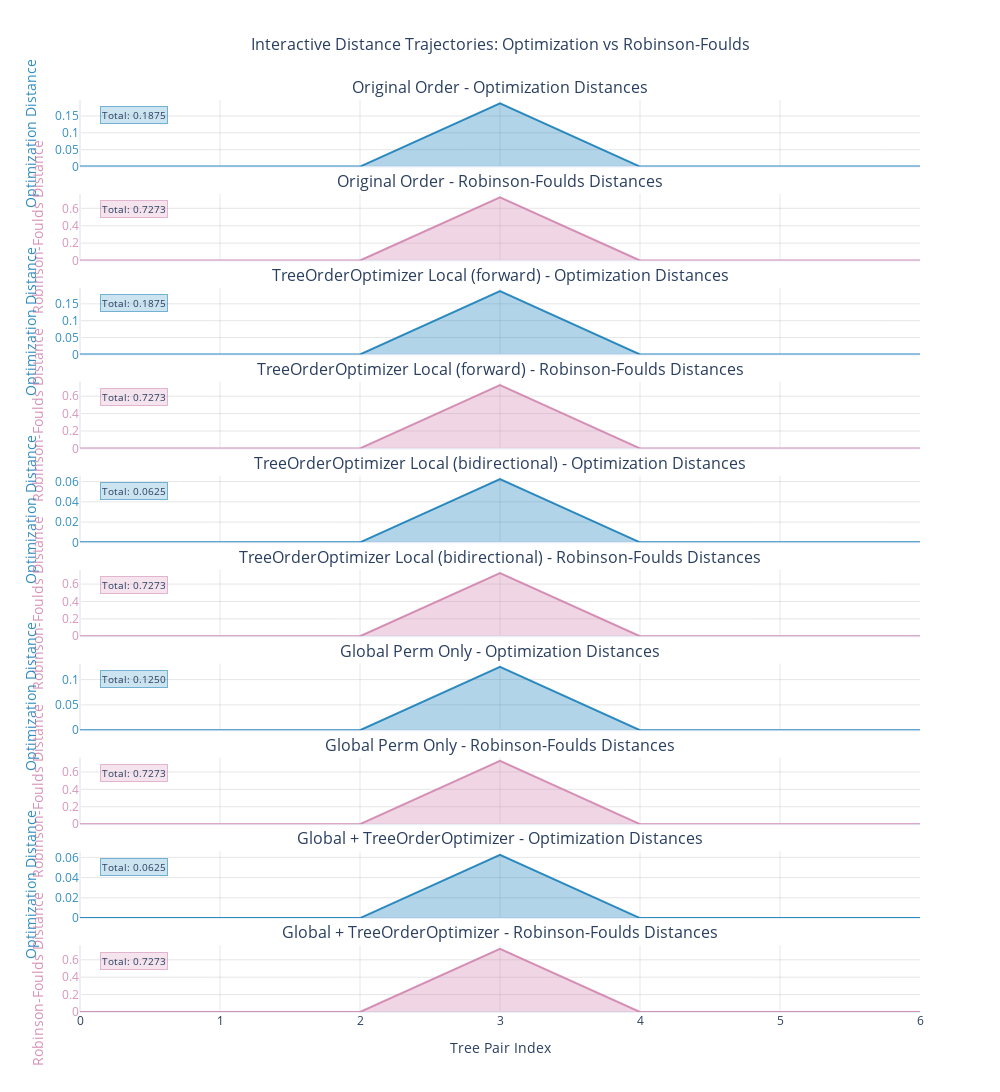
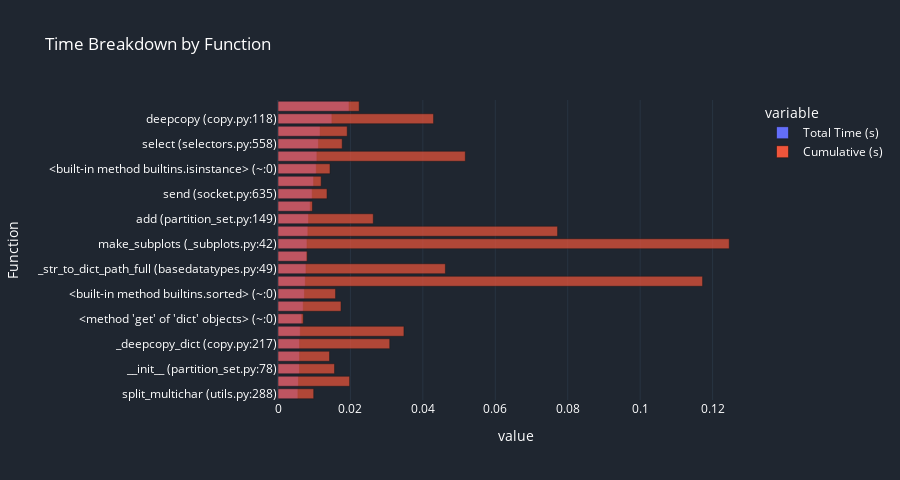
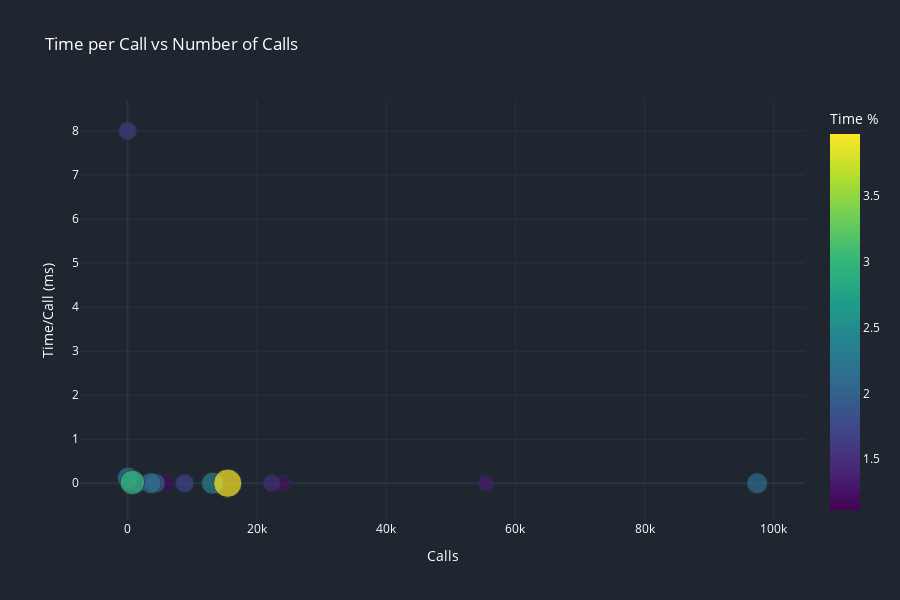
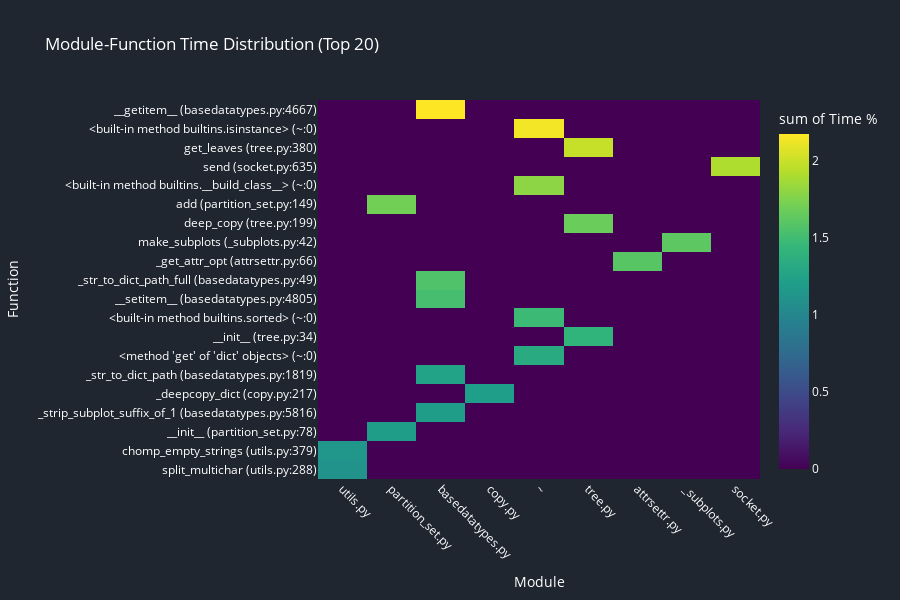

The cell these charts' notebook holds for them, in order:
### Code cell
file_path = "/Users/berksakalli/Projects/BranchArchitect/test/colouring/trees/sequence_trees/ripple_effect_test/ripple_effect.newick"

profile_and_visualize(
    filepath=file_path,
    bidirectional=True,
    n_iterations=20,
)

### Figure 1 — Plotly figure (JSON) as saved in the notebook; plotly's stock layout.template omitted (floating-point values rounded to 4 significant figures)
{"data": [{"fill": "tozeroy", "fillcolor": "rgba(0, 114, 178, 0.3)", "hovertemplate": "<b>Tree Pair: %{x}</b><br>Optimization Distance: %{y:.4f}<extra></extra>", "line": {"color": "rgba(0, 114, 178, 0.8)", "width": 2}, "mode": "lines", "name": "Original Order - Opt", "showlegend": false, "type": "scatter", "x": [0, 1, 2, 3, 4, 5, 6], "xaxis": "x", "y": [0, 0, 0, 0.1875, 0, 0, 0], "yaxis": "y"}, {"fill": "tozeroy", "fillcolor": "rgba(204, 121, 167, 0.3)", "hovertemplate": "<b>Tree Pair: %{x}</b><br>Robinson-Foulds Distance: %{y:.4f}<extra></extra>", "line": {"color": "rgba(204, 121, 167, 0.8)", "width": 2}, "mode": "lines", "name": "Original Order - RF", "showlegend": false, "type": "scatter", "x": [0, 1, 2, 3, 4, 5, 6], "xaxis": "x2", "y": [0, 0, 0, 0.7273, 0, 0, 0], "yaxis": "y2"}, {"fill": "tozeroy", "fillcolor": "rgba(0, 114, 178, 0.3)", "hovertemplate": "<b>Tree Pair: %{x}</b><br>Optimization Distance: %{y:.4f}<extra></extra>", "line": {"color": "rgba(0, 114, 178, 0.8)", "width": 2}, "mode": "lines", "name": "TreeOrderOptimizer Local (forward) - Opt", "showlegend": false, "type": "scatter", "x": [0, 1, 2, 3, 4, 5, 6], "xaxis": "x3", "y": [0, 0, 0, 0.1875, 0, 0, 0], "yaxis": "y3"}, {"fill": "tozeroy", "fillcolor": "rgba(204, 121, 167, 0.3)", "hovertemplate": "<b>Tree Pair: %{x}</b><br>Robinson-Foulds Distance: %{y:.4f}<extra></extra>", "line": {"color": "rgba(204, 121, 167, 0.8)", "width": 2}, "mode": "lines", "name": "TreeOrderOptimizer Local (forward) - RF", "showlegend": false, "type": "scatter", "x": [0, 1, 2, 3, 4, 5, 6], "xaxis": "x4", "y": [0, 0, 0, 0.7273, 0, 0, 0], "yaxis": "y4"}, {"fill": "tozeroy", "fillcolor": "rgba(0, 114, 178, 0.3)", "hovertemplate": "<b>Tree Pair: %{x}</b><br>Optimization Distance: %{y:.4f}<extra></extra>", "line": {"color": "rgba(0, 114, 178, 0.8)", "width": 2}, "mode": "lines", "name": "TreeOrderOptimizer Local (bidirectional) - Opt", "showlegend": false, "type": "scatter", "x": [0, 1, 2, 3, 4, 5, 6], "xaxis": "x5", "y": [0, 0, 0, 0.0625, 0, 0, 0], "yaxis": "y5"}, {"fill": "tozeroy", "fillcolor": "rgba(204, 121, 167, 0.3)", "hovertemplate": "<b>Tree Pair: %{x}</b><br>Robinson-Foulds Distance: %{y:.4f}<extra></extra>", "line": {"color": "rgba(204, 121, 167, 0.8)", "width": 2}, "mode": "lines", "name": "TreeOrderOptimizer Local (bidirectional) - RF", "showlegend": false, "type": "scatter", "x": [0, 1, 2, 3, 4, 5, 6], "xaxis": "x6", "y": [0, 0, 0, 0.7273, 0, 0, 0], "yaxis": "y6"}, {"fill": "tozeroy", "fillcolor": "rgba(0, 114, 178, 0.3)", "hovertemplate": "<b>Tree Pair: %{x}</b><br>Optimization Distance: %{y:.4f}<extra></extra>", "line": {"color": "rgba(0, 114, 178, 0.8)", "width": 2}, "mode": "lines", "name": "Global Perm Only - Opt", "showlegend": false, "type": "scatter", "x": [0, 1, 2, 3, 4, 5, 6], "xaxis": "x7", "y": [0, 0, 0, 0.125, 0, 0, 0], "yaxis": "y7"}, {"fill": "tozeroy", "fillcolor": "rgba(204, 121, 167, 0.3)", "hovertemplate": "<b>Tree Pair: %{x}</b><br>Robinson-Foulds Distance: %{y:.4f}<extra></extra>", "line": {"color": "rgba(204, 121, 167, 0.8)", "width": 2}, "mode": "lines", "name": "Global Perm Only - RF", "showlegend": false, "type": "scatter", "x": [0, 1, 2, 3, 4, 5, 6], "xaxis": "x8", "y": [0, 0, 0, 0.7273, 0, 0, 0], "yaxis": "y8"}, {"fill": "tozeroy", "fillcolor": "rgba(0, 114, 178, 0.3)", "hovertemplate": "<b>Tree Pair: %{x}</b><br>Optimization Distance: %{y:.4f}<extra></extra>", "line": {"color": "rgba(0, 114, 178, 0.8)", "width": 2}, "mode": "lines", "name": "Global + TreeOrderOptimizer - Opt", "showlegend": false, "type": "scatter", "x": [0, 1, 2, 3, 4, 5, 6], "xaxis": "x9", "y": [0, 0, 0, 0.0625, 0, 0, 0], "yaxis": "y9"}, {"fill": "tozeroy", "fillcolor": "rgba(204, 121, 167, 0.3)", "hovertemplate": "<b>Tree Pair: %{x}</b><br>Robinson-Foulds Distance: %{y:.4f}<extra></extra>", "line": {"color": "rgba(204, 121, 167, 0.8)", "width": 2}, "mode": "lines", "name": "Global + TreeOrderOptimizer - RF", "showlegend": false, "type": "scatter", "x": [0, 1, 2, 3, 4, 5, 6], "xaxis": "x10", "y": [0, 0, 0, 0.7273, 0, 0, 0], "yaxis": "y10"}], "layout": {"annotations": [{"font": {"size": 16}, "showarrow": false, "text": "Original Order - Optimization Distances", "x": 0.5, "xanchor": "center", "xref": "paper", "y": 1.0, "yanchor": "bottom", "yref": "paper"}, {"font": {"size": 16}, "showarrow": false, "text": "Original Order - Robinson-Foulds Distances", "x": 0.5, "xanchor": "center", "xref": "paper", "y": 0.897, "yanchor": "bottom", "yref": "paper"}, {"font": {"size": 16}, "showarrow": false, "text": "TreeOrderOptimizer Local (forward) - Optimization Distances", "x": 0.5, "xanchor": "center", "xref": "paper", "y": 0.794, "yanchor": "bottom", "yref": "paper"}, {"font": {"size": 16}, "showarrow": false, "text": "TreeOrderOptimizer Local (forward) - Robinson-Foulds Distances", "x": 0.5, "xanchor": "center", "xref": "paper", "y": 0.691, "yanchor": "bottom", "yref": "paper"}, {"font": {"size": 16}, "showarrow": false, "text": "TreeOrderOptimizer Local (bidirectional) - Optimization Distances", "x": 0.5, "xanchor": "center", "xref": "paper", "y": 0.588, "yanchor": "bottom", "yref": "paper"}, {"font": {"size": 16}, "showarrow": false, "text": "TreeOrderOptimizer Local (bidirectional) - Robinson-Foulds Distances", "x": 0.5, "xanchor": "center", "xref": "paper", "y": 0.485, "yanchor": "bottom", "yref": "paper"}, {"font": {"size": 16}, "showarrow": false, "text": "Global Perm Only - Optimization Distances", "x": 0.5, "xanchor": "center", "xref": "paper", "y": 0.382, "yanchor": "bottom", "yref": "paper"}, {"font": {"size": 16}, "showarrow": false, "text": "Global Perm Only - Robinson-Foulds Distances", "x": 0.5, "xanchor": "center", "xref": "paper", "y": 0.279, "yanchor": "bottom", "yref": "paper"}, {"font": {"size": 16}, "showarrow": false, "text": "Global + TreeOrderOptimizer - Optimization Distances", "x": 0.5, "xanchor": "center", "xref": "paper", "y": 0.176, "yanchor": "bottom", "yref": "paper"}, {"font": {"size": 16}, "showarrow": false, "text": "Global + TreeOrderOptimizer - Robinson-Foulds Distances", "x": 0.5, "xanchor": "center", "xref": "paper", "y": 0.073, "yanchor": "bottom", "yref": "paper"}, {"bgcolor": "rgba(0, 114, 178, 0.2)", "bordercolor": "rgba(0, 114, 178, 0.5)", "borderwidth": 1, "font": {"size": 10}, "showarrow": false, "text": "Total: 0.1875", "x": 0.14, "xanchor": "left", "xref": "x", "y": 0.1781, "yanchor": "top", "yref": "y"}, {"bgcolor": "rgba(204, 121, 167, 0.2)", "bordercolor": "rgba(204, 121, 167, 0.5)", "borderwidth": 1, "font": {"size": 10}, "showarrow": false, "text": "Total: 0.7273", "x": 0.14, "xanchor": "left", "xref": "x2", "y": 0.6909, "yanchor": "top", "yref": "y2"}, {"bgcolor": "rgba(0, 114, 178, 0.2)", "bordercolor": "rgba(0, 114, 178, 0.5)", "borderwidth": 1, "font": {"size": 10}, "showarrow": false, "text": "Total: 0.1875", "x": 0.14, "xanchor": "left", "xref": "x3", "y": 0.1781, "yanchor": "top", "yref": "y3"}, {"bgcolor": "rgba(204, 121, 167, 0.2)", "bordercolor": "rgba(204, 121, 167, 0.5)", "borderwidth": 1, "font": {"size": 10}, "showarrow": false, "text": "Total: 0.7273", "x": 0.14, "xanchor": "left", "xref": "x4", "y": 0.6909, "yanchor": "top", "yref": "y4"}, {"bgcolor": "rgba(0, 114, 178, 0.2)", "bordercolor": "rgba(0, 114, 178, 0.5)", "borderwidth": 1, "font": {"size": 10}, "showarrow": false, "text": "Total: 0.0625", "x": 0.14, "xanchor": "left", "xref": "x5", "y": 0.05937, "yanchor": "top", "yref": "y5"}, {"bgcolor": "rgba(204, 121, 167, 0.2)", "bordercolor": "rgba(204, 121, 167, 0.5)", "borderwidth": 1, "font": {"size": 10}, "showarrow": false, "text": "Total: 0.7273", "x": 0.14, "xanchor": "left", "xref": "x6", "y": 0.6909, "yanchor": "top", "yref": "y6"}, {"bgcolor": "rgba(0, 114, 178, 0.2)", "bordercolor": "rgba(0, 114, 178, 0.5)", "borderwidth": 1, "font": {"size": 10}, "showarrow": false, "text": "Total: 0.1250", "x": 0.14, "xanchor": "left", "xref": "x7", "y": 0.1187, "yanchor": "top", "yref": "y7"}, {"bgcolor": "rgba(204, 121, 167, 0.2)", "bordercolor": "rgba(204, 121, 167, 0.5)", "borderwidth": 1, "font": {"size": 10}, "showarrow": false, "text": "Total: 0.7273", "x": 0.14, "xanchor": "left", "xref": "x8", "y": 0.6909, "yanchor": "top", "yref": "y8"}, {"bgcolor": "rgba(0, 114, 178, 0.2)", "bordercolor": "rgba(0, 114, 178, 0.5)", "borderwidth": 1, "font": {"size": 10}, "showarrow": false, "text": "Total: 0.0625", "x": 0.14, "xanchor": "left", "xref": "x9", "y": 0.05937, "yanchor": "top", "yref": "y9"}, {"bgcolor": "rgba(204, 121, 167, 0.2)", "bordercolor": "rgba(204, 121, 167, 0.5)", "borderwidth": 1, "font": {"size": 10}, "showarrow": false, "text": "Total: 0.7273", "x": 0.14, "xanchor": "left", "xref": "x10", "y": 0.6909, "yanchor": "top", "yref": "y10"}], "height": 2400, "showlegend": false, "title": {"font": {"size": 16}, "text": "Interactive Distance Trajectories: Optimization vs Robinson-Foulds", "x": 0.5}, "width": 1000, "xaxis": {"anchor": "y", "domain": [0, 1], "gridcolor": "rgba(128, 128, 128, 0.2)", "gridwidth": 1, "matches": "x10", "showgrid": true, "showticklabels": false}, "xaxis10": {"anchor": "y10", "domain": [0, 1], "gridcolor": "rgba(128, 128, 128, 0.2)", "gridwidth": 1, "showgrid": true, "title": {"text": "Tree Pair Index"}}, "xaxis2": {"anchor": "y2", "domain": [0, 1], "gridcolor": "rgba(128, 128, 128, 0.2)", "gridwidth": 1, "matches": "x10", "showgrid": true, "showticklabels": false}, "xaxis3": {"anchor": "y3", "domain": [0, 1], "gridcolor": "rgba(128, 128, 128, 0.2)", "gridwidth": 1, "matches": "x10", "showgrid": true, "showticklabels": false}, "xaxis4": {"anchor": "y4", "domain": [0, 1], "gridcolor": "rgba(128, 128, 128, 0.2)", "gridwidth": 1, "matches": "x10", "showgrid": true, "showticklabels": false}, "xaxis5": {"anchor": "y5", "domain": [0, 1], "gridcolor": "rgba(128, 128, 128, 0.2)", "gridwidth": 1, "matches": "x10", "showgrid": true, "showticklabels": false}, "xaxis6": {"anchor": "y6", "domain": [0, 1], "gridcolor": "rgba(128, 128, 128, 0.2)", "gridwidth": 1, "matches": "x10", "showgrid": true, "showticklabels": false}, "xaxis7": {"anchor": "y7", "domain": [0, 1], "gridcolor": "rgba(128, 128, 128, 0.2)", "gridwidth": 1, "matches": "x10", "showgrid": true, "showticklabels": false}, "xaxis8": {"anchor": "y8", "domain": [0, 1], "gridcolor": "rgba(128, 128, 128, 0.2)", "gridwidth": 1, "matches": "x10", "showgrid": true, "showticklabels": false}, "xaxis9": {"anchor": "y9", "domain": [0, 1], "gridcolor": "rgba(128, 128, 128, 0.2)", "gridwidth": 1, "matches": "x10", "showgrid": true, "showticklabels": false}, "yaxis": {"anchor": "x", "domain": [0.927, 1.0], "gridcolor": "rgba(128, 128, 128, 0.2)", "gridwidth": 1, "showgrid": true, "tickfont": {"color": "rgba(0, 114, 178, 0.8)"}, "title": {"font": {"color": "rgba(0, 114, 178, 0.8)"}, "text": "Optimization Distance"}}, "yaxis10": {"anchor": "x10", "domain": [0, 0.073], "gridcolor": "rgba(128, 128, 128, 0.2)", "gridwidth": 1, "showgrid": true, "tickfont": {"color": "rgba(204, 121, 167, 0.8)"}, "title": {"font": {"color": "rgba(204, 121, 167, 0.8)"}, "text": "Robinson-Foulds Distance"}}, "yaxis2": {"anchor": "x2", "domain": [0.824, 0.897], "gridcolor": "rgba(128, 128, 128, 0.2)", "gridwidth": 1, "showgrid": true, "tickfont": {"color": "rgba(204, 121, 167, 0.8)"}, "title": {"font": {"color": "rgba(204, 121, 167, 0.8)"}, "text": "Robinson-Foulds Distance"}}, "yaxis3": {"anchor": "x3", "domain": [0.721, 0.794], "gridcolor": "rgba(128, 128, 128, 0.2)", "gridwidth": 1, "showgrid": true, "tickfont": {"color": "rgba(0, 114, 178, 0.8)"}, "title": {"font": {"color": "rgba(0, 114, 178, 0.8)"}, "text": "Optimization Distance"}}, "yaxis4": {"anchor": "x4", "domain": [0.618, 0.691], "gridcolor": "rgba(128, 128, 128, 0.2)", "gridwidth": 1, "showgrid": true, "tickfont": {"color": "rgba(204, 121, 167, 0.8)"}, "title": {"font": {"color": "rgba(204, 121, 167, 0.8)"}, "text": "Robinson-Foulds Distance"}}, "yaxis5": {"anchor": "x5", "domain": [0.515, 0.588], "gridcolor": "rgba(128, 128, 128, 0.2)", "gridwidth": 1, "showgrid": true, "tickfont": {"color": "rgba(0, 114, 178, 0.8)"}, "title": {"font": {"color": "rgba(0, 114, 178, 0.8)"}, "text": "Optimization Distance"}}, "yaxis6": {"anchor": "x6", "domain": [0.412, 0.485], "gridcolor": "rgba(128, 128, 128, 0.2)", "gridwidth": 1, "showgrid": true, "tickfont": {"color": "rgba(204, 121, 167, 0.8)"}, "title": {"font": {"color": "rgba(204, 121, 167, 0.8)"}, "text": "Robinson-Foulds Distance"}}, "yaxis7": {"anchor": "x7", "domain": [0.309, 0.382], "gridcolor": "rgba(128, 128, 128, 0.2)", "gridwidth": 1, "showgrid": true, "tickfont": {"color": "rgba(0, 114, 178, 0.8)"}, "title": {"font": {"color": "rgba(0, 114, 178, 0.8)"}, "text": "Optimization Distance"}}, "yaxis8": {"anchor": "x8", "domain": [0.206, 0.279], "gridcolor": "rgba(128, 128, 128, 0.2)", "gridwidth": 1, "showgrid": true, "tickfont": {"color": "rgba(204, 121, 167, 0.8)"}, "title": {"font": {"color": "rgba(204, 121, 167, 0.8)"}, "text": "Robinson-Foulds Distance"}}, "yaxis9": {"anchor": "x9", "domain": [0.103, 0.176], "gridcolor": "rgba(128, 128, 128, 0.2)", "gridwidth": 1, "showgrid": true, "tickfont": {"color": "rgba(0, 114, 178, 0.8)"}, "title": {"font": {"color": "rgba(0, 114, 178, 0.8)"}, "text": "Optimization Distance"}}}}

### Figure 2 — Plotly figure (JSON) as saved in the notebook; plotly's stock layout.template omitted (floating-point values rounded to 4 significant figures)
{"data": [{"alignmentgroup": "True", "hovertemplate": "variable=Total Time (s)<br>value=%{x}<br>Function=%{y}<extra></extra>", "legendgroup": "Total Time (s)", "marker": {"color": "#636efa", "opacity": 0.7, "pattern": {"shape": ""}}, "name": "Total Time (s)", "offsetgroup": "Total Time (s)", "orientation": "h", "showlegend": true, "textposition": "auto", "type": "bar", "x": [0.005498, 0.005643, 0.005926, 0.005944, 0.005947, 0.006146, 0.006546, 0.006969, 0.007303, 0.007538, 0.007721, 0.007899, 0.008, 0.008243, 0.008428, 0.008879, 0.009439, 0.009824, 0.01057, 0.01074, 0.01117, 0.01163, 0.01488, 0.01961], "xaxis": "x", "y": ["split_multichar (utils.py:288)", "chomp_empty_strings (utils.py:379)", "__init__ (partition_set.py:78)", "_strip_subplot_suffix_of_1 (basedatatypes.py:5816)", "_deepcopy_dict (copy.py:217)", "_str_to_dict_path (basedatatypes.py:1819)", "<method 'get' of 'dict' objects> (~:0)", "__init__ (tree.py:34)", "<built-in method builtins.sorted> (~:0)", "__setitem__ (basedatatypes.py:4805)", "_str_to_dict_path_full (basedatatypes.py:49)", "_get_attr_opt (attrsettr.py:66)", "make_subplots (_subplots.py:42)", "deep_copy (tree.py:199)", "add (partition_set.py:149)", "<built-in method builtins.__build_class__> (~:0)", "send (socket.py:635)", "get_leaves (tree.py:380)", "<built-in method builtins.isinstance> (~:0)", "__getitem__ (basedatatypes.py:4667)", "select (selectors.py:558)", "_get_validator (basedatatypes.py:4335)", "deepcopy (copy.py:118)", "__init__ (partition.py:10)"], "yaxis": "y"}, {"alignmentgroup": "True", "hovertemplate": "variable=Cumulative (s)<br>value=%{x}<br>Function=%{y}<extra></extra>", "legendgroup": "Cumulative (s)", "marker": {"color": "#EF553B", "opacity": 0.7, "pattern": {"shape": ""}}, "name": "Cumulative (s)", "offsetgroup": "Cumulative (s)", "orientation": "h", "showlegend": true, "textposition": "auto", "type": "bar", "x": [0.009862, 0.01978, 0.01562, 0.01423, 0.03086, 0.03478, 0.00698, 0.01741, 0.0159, 0.1172, 0.04622, 0.00807, 0.1246, 0.0772, 0.02631, 0.00951, 0.01354, 0.01193, 0.01437, 0.05173, 0.01773, 0.01911, 0.04296, 0.02242], "xaxis": "x", "y": ["split_multichar (utils.py:288)", "chomp_empty_strings (utils.py:379)", "__init__ (partition_set.py:78)", "_strip_subplot_suffix_of_1 (basedatatypes.py:5816)", "_deepcopy_dict (copy.py:217)", "_str_to_dict_path (basedatatypes.py:1819)", "<method 'get' of 'dict' objects> (~:0)", "__init__ (tree.py:34)", "<built-in method builtins.sorted> (~:0)", "__setitem__ (basedatatypes.py:4805)", "_str_to_dict_path_full (basedatatypes.py:49)", "_get_attr_opt (attrsettr.py:66)", "make_subplots (_subplots.py:42)", "deep_copy (tree.py:199)", "add (partition_set.py:149)", "<built-in method builtins.__build_class__> (~:0)", "send (socket.py:635)", "get_leaves (tree.py:380)", "<built-in method builtins.isinstance> (~:0)", "__getitem__ (basedatatypes.py:4667)", "select (selectors.py:558)", "_get_validator (basedatatypes.py:4335)", "deepcopy (copy.py:118)", "__init__ (partition.py:10)"], "yaxis": "y"}], "layout": {"barmode": "overlay", "font": {"color": "#ffffff"}, "height": 480, "legend": {"title": {"text": "variable"}, "tracegroupgap": 0}, "paper_bgcolor": "#1f2630", "plot_bgcolor": "#1f2630", "title": {"text": "Time Breakdown by Function"}, "xaxis": {"anchor": "y", "domain": [0, 1], "title": {"text": "value"}}, "yaxis": {"anchor": "x", "domain": [0, 1], "title": {"text": "Function"}}}}

### Figure 3 — Plotly figure (JSON) as saved in the notebook; plotly's stock layout.template omitted (floating-point values rounded to 4 significant figures)
{"data": [{"customdata": [["split_multichar (utils.py:288)"], ["chomp_empty_strings (utils.py:379)"], ["__init__ (partition_set.py:78)"], ["_strip_subplot_suffix_of_1 (basedatatypes.py:5816)"], ["_deepcopy_dict (copy.py:217)"], ["_str_to_dict_path (basedatatypes.py:1819)"], ["<method 'get' of 'dict' objects> (~:0)"], ["__init__ (tree.py:34)"], ["<built-in method builtins.sorted> (~:0)"], ["__setitem__ (basedatatypes.py:4805)"], ["_str_to_dict_path_full (basedatatypes.py:49)"], ["_get_attr_opt (attrsettr.py:66)"], ["make_subplots (_subplots.py:42)"], ["deep_copy (tree.py:199)"], ["add (partition_set.py:149)"], ["<built-in method builtins.__build_class__> (~:0)"], ["send (socket.py:635)"], ["get_leaves (tree.py:380)"], ["<built-in method builtins.isinstance> (~:0)"], ["__getitem__ (basedatatypes.py:4667)"], ["select (selectors.py:558)"], ["_get_validator (basedatatypes.py:4335)"], ["deepcopy (copy.py:118)"], ["__init__ (partition.py:10)"]], "hovertemplate": "Calls=%{x}<br>Time/Call (ms)=%{y}<br>Total Time (s)=%{marker.size}<br>Function=%{customdata[0]}<br>Time %=%{marker.color}<extra></extra>", "legendgroup": "", "marker": {"color": [1.114, 1.143, 1.201, 1.204, 1.205, 1.245, 1.326, 1.412, 1.48, 1.527, 1.564, 1.6, 1.621, 1.67, 1.707, 1.799, 1.913, 1.99, 2.141, 2.176, 2.263, 2.356, 3.015, 3.973], "coloraxis": "coloraxis", "size": [0.005498, 0.005643, 0.005926, 0.005944, 0.005947, 0.006146, 0.006546, 0.006969, 0.007303, 0.007538, 0.007721, 0.007899, 0.008, 0.008243, 0.008428, 0.008879, 0.009439, 0.009824, 0.01057, 0.01074, 0.01117, 0.01163, 0.01488, 0.01961], "sizemode": "area", "sizeref": 4.903e-05, "symbol": "circle"}, "mode": "markers", "name": "", "orientation": "v", "showlegend": false, "type": "scatter", "x": [2550, 1593, 2666, 6016, 847, 24029, 55436, 4500, 22323, 565, 1208, 172, 1, 292, 8848, 1593, 200, 4200, 97415, 3595, 92, 13119, 737, 15490], "xaxis": "x", "y": [0.002156, 0.003542, 0.002223, 0.000988, 0.007022, 0.0002558, 0.0001181, 0.001549, 0.0003272, 0.01334, 0.006391, 0.04593, 8.0, 0.02823, 0.0009525, 0.005574, 0.0472, 0.002339, 0.0001085, 0.002988, 0.1214, 0.0008864, 0.02019, 0.001266], "yaxis": "y"}], "layout": {"coloraxis": {"colorbar": {"title": {"text": "Time %"}}, "colorscale": [[0, "#440154"], [0.1111, "#482878"], [0.2222, "#3e4989"], [0.3333, "#31688e"], [0.4444, "#26828e"], [0.5556, "#1f9e89"], [0.6667, "#35b779"], [0.7778, "#6ece58"], [0.8889, "#b5de2b"], [1, "#fde725"]]}, "font": {"color": "#ffffff"}, "height": 600, "legend": {"itemsizing": "constant", "tracegroupgap": 0}, "paper_bgcolor": "#1f2630", "plot_bgcolor": "#1f2630", "title": {"text": "Time per Call vs Number of Calls"}, "xaxis": {"anchor": "y", "domain": [0, 1], "title": {"text": "Calls"}}, "yaxis": {"anchor": "x", "domain": [0, 1], "title": {"text": "Time/Call (ms)"}}}}

### Figure 4 — Plotly figure (JSON) as saved in the notebook; plotly's stock layout.template omitted (floating-point values rounded to 4 significant figures)
{"data": [{"coloraxis": "coloraxis", "histfunc": "sum", "hovertemplate": "Module=%{x}<br>Function=%{y}<br>sum of Time %=%{z}<extra></extra>", "name": "", "type": "histogram2d", "x": ["utils.py", "utils.py", "partition_set.py", "basedatatypes.py", "copy.py", "basedatatypes.py", "~", "tree.py", "~", "basedatatypes.py", "basedatatypes.py", "attrsettr.py", "_subplots.py", "tree.py", "partition_set.py", "~", "socket.py", "tree.py", "~", "basedatatypes.py"], "xaxis": "x", "xbingroup": "x", "y": ["split_multichar (utils.py:288)", "chomp_empty_strings (utils.py:379)", "__init__ (partition_set.py:78)", "_strip_subplot_suffix_of_1 (basedatatypes.py:5816)", "_deepcopy_dict (copy.py:217)", "_str_to_dict_path (basedatatypes.py:1819)", "<method 'get' of 'dict' objects> (~:0)", "__init__ (tree.py:34)", "<built-in method builtins.sorted> (~:0)", "__setitem__ (basedatatypes.py:4805)", "_str_to_dict_path_full (basedatatypes.py:49)", "_get_attr_opt (attrsettr.py:66)", "make_subplots (_subplots.py:42)", "deep_copy (tree.py:199)", "add (partition_set.py:149)", "<built-in method builtins.__build_class__> (~:0)", "send (socket.py:635)", "get_leaves (tree.py:380)", "<built-in method builtins.isinstance> (~:0)", "__getitem__ (basedatatypes.py:4667)"], "yaxis": "y", "ybingroup": "y", "z": [1.114, 1.143, 1.201, 1.204, 1.205, 1.245, 1.326, 1.412, 1.48, 1.527, 1.564, 1.6, 1.621, 1.67, 1.707, 1.799, 1.913, 1.99, 2.141, 2.176]}], "layout": {"coloraxis": {"colorbar": {"title": {"text": "sum of Time %"}}, "colorscale": [[0, "#440154"], [0.1111, "#482878"], [0.2222, "#3e4989"], [0.3333, "#31688e"], [0.4444, "#26828e"], [0.5556, "#1f9e89"], [0.6667, "#35b779"], [0.7778, "#6ece58"], [0.8889, "#b5de2b"], [1, "#fde725"]]}, "font": {"color": "#ffffff"}, "height": 600, "legend": {"tracegroupgap": 0}, "paper_bgcolor": "#1f2630", "plot_bgcolor": "#1f2630", "title": {"text": "Module-Function Time Distribution (Top 20)"}, "xaxis": {"anchor": "y", "domain": [0, 1], "tickangle": 45, "title": {"text": "Module"}}, "yaxis": {"anchor": "x", "domain": [0, 1], "title": {"text": "Function"}}}}
